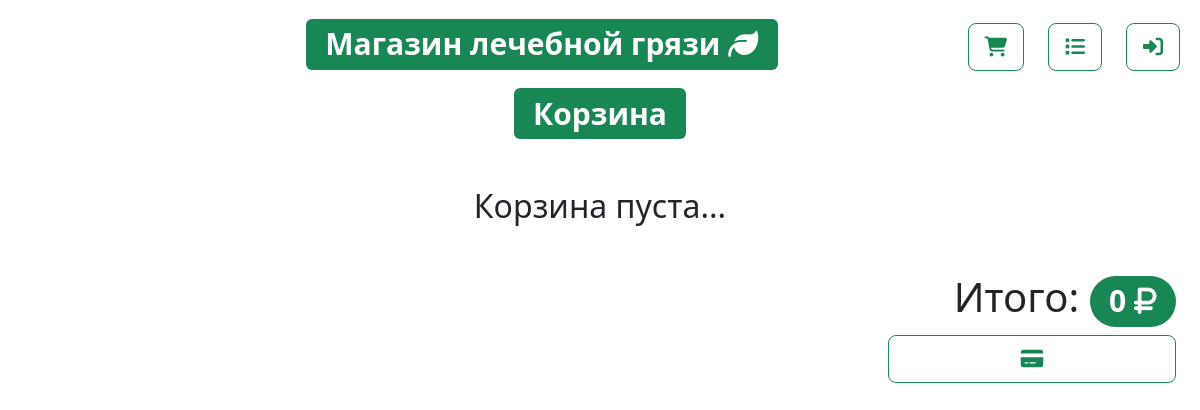
Page /show_cart (signed in) on the earlier database version.
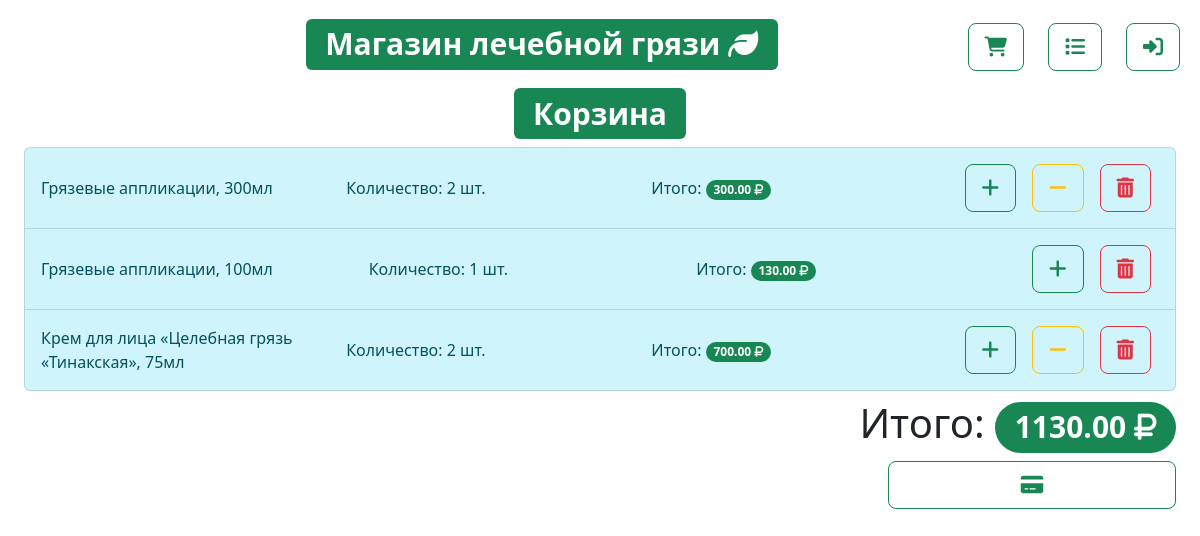
Same page on the later database version.
### shop/models.py (models this page shows)
class ProductInCart(models.Model):
    user_id = models.ForeignKey(User, on_delete=models.CASCADE)
    product_id = models.ForeignKey(Product, on_delete=models.CASCADE)
    quantify = models.PositiveIntegerField()

### shop/views.py (the view)
# urls.py: path('show_cart', views.show_cart, name='show_cart'),
def show_cart(request):
    total = 0
    if request.user.is_authenticated:
        myuser = User.objects.get(id=request.user.id)
        product_in_cart_obj = ProductInCart.objects.filter(user_id=request.user.id).values('id','product_id','product_id__name', 'product_id__price', 'quantify')
        for prod in product_in_cart_obj:
            prod['calculated_value'] = prod['quantify'] * prod['product_id__price']
            total += (prod['quantify'] * prod['product_id__price'])
        context = {
            'products': product_in_cart_obj,
            'total': total
        }
        return render(request, 'shop/cart.html', context)
    else:
        return redirect('login')

### shop/templates/shop/cart.html (shortened to what this page needs)
{% extends 'shop/layout.html' %}
{% block content %}
    <div class="container text-center"><h1><span class="badge text-bg-success">Корзина</span></h1></div>
    <div class="container-fluid">
        {% if products %}
            <ul class="list-group">
                {% for product in products %}
                <li class="list-group-item list-group-item-info d-flex">
                    <div class="col align-self-center">{{product.product_id__name}}</div>
                    <div class="col align-self-center">Количество: {{product.quantify}} шт.</div>
                    <div class="col align-self-center">Итого: <span class="badge bg-success rounded-pill">{{ product.calculated_value }} <i class="fa-solid fa-ruble-sign"></i></span></div>
                    <a href="{% url 'add_to_cart_plus' product.product_id %}" class="align-self-center m-2"><button type="button" class="btn btn-outline-success btn-lg"><i class="fa-solid fa-plus"></i></button></a>
                    {% if product.quantify != 1 %}
                        <a href="{% url 'remove_to_cart_minus' product.product_id %}" class="align-self-center m-2"><button type="button" class="btn btn-outline-warning btn-lg"><i class="fa-solid fa-minus"></i></button></a>
                    {% endif %}
                    <a href="{% url 'remove_from_cart' product.id %}" class="align-self-center m-2"><button type="button" class="btn btn-outline-danger btn-lg"><i class="fa-solid fa-trash-can"></i></button></a>
                </li>
                {% endfor %}
            </ul>
        {% else %}
            <div class="container text-center mt-5 mb-5"><h2>Корзина пуста...</h1></div>
        {% endif %}
    </div>
<div class="container-fluid text-end mt-2">
    <h1>Итого: <span class="badge bg-success rounded-pill">{{ total }} <i class="fa-solid fa-ruble-sign"></i></span></h1>
    <a href="{% url 'create_order' %}" class="align-self-center"><button type="button" class="btn btn-outline-success btn-lg w-25"><i class="fa-solid fa-credit-card"></i></button></a>
</div>
{% endblock %}

Differences in the rows shown:
added ProductInCart: product_id__name "Грязевые аппликации, 300мл", quantify "2", calculated_value "300.00"
added ProductInCart: product_id__name "Грязевые аппликации, 100мл", quantify "1", calculated_value "130.00"
added ProductInCart: product_id__name "Крем для лица «Целебная грязь «Тинакская», 75мл", quantify "2", calculated_value "700.00"
Other differences:
{{ total }}: "0" → "1130.00"
text no longer shown: "Корзина пуста..."
